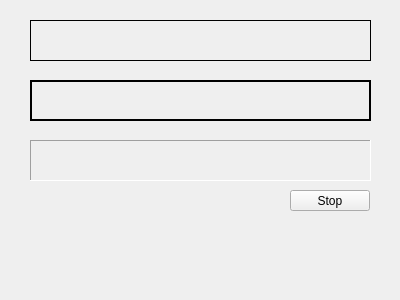
<?xml version="1.0" encoding="UTF-8"?>
<ui version="4.0">
 <class>Widget</class>
 <widget class="QWidget" name="Widget">
  <property name="geometry">
   <rect>
    <x>0</x>
    <y>0</y>
    <width>400</width>
    <height>300</height>
   </rect>
  </property>
  <property name="windowTitle">
   <string>Widget</string>
  </property>
  <widget class="QLabel" name="label">
   <property name="geometry">
    <rect>
     <x>30</x>
     <y>20</y>
     <width>341</width>
     <height>41</height>
    </rect>
   </property>
   <property name="frameShape">
    <enum>QFrame::Panel</enum>
   </property>
   <property name="text">
    <string/>
   </property>
  </widget>
  <widget class="QLabel" name="label_2">
   <property name="geometry">
    <rect>
     <x>30</x>
     <y>80</y>
     <width>341</width>
     <height>41</height>
    </rect>
   </property>
   <property name="frameShape">
    <enum>QFrame::WinPanel</enum>
   </property>
   <property name="text">
    <string/>
   </property>
  </widget>
  <widget class="QLabel" name="label_3">
   <property name="geometry">
    <rect>
     <x>30</x>
     <y>140</y>
     <width>341</width>
     <height>41</height>
    </rect>
   </property>
   <property name="frameShape">
    <enum>QFrame::Panel</enum>
   </property>
   <property name="frameShadow">
    <enum>QFrame::Sunken</enum>
   </property>
   <property name="text">
    <string/>
   </property>
  </widget>
  <widget class="QPushButton" name="btn">
   <property name="geometry">
    <rect>
     <x>290</x>
     <y>190</y>
     <width>80</width>
     <height>21</height>
    </rect>
   </property>
   <property name="text">
    <string>Stop</string>
   </property>
  </widget>
 </widget>
 <resources/>
 <connections/>
</ui>
